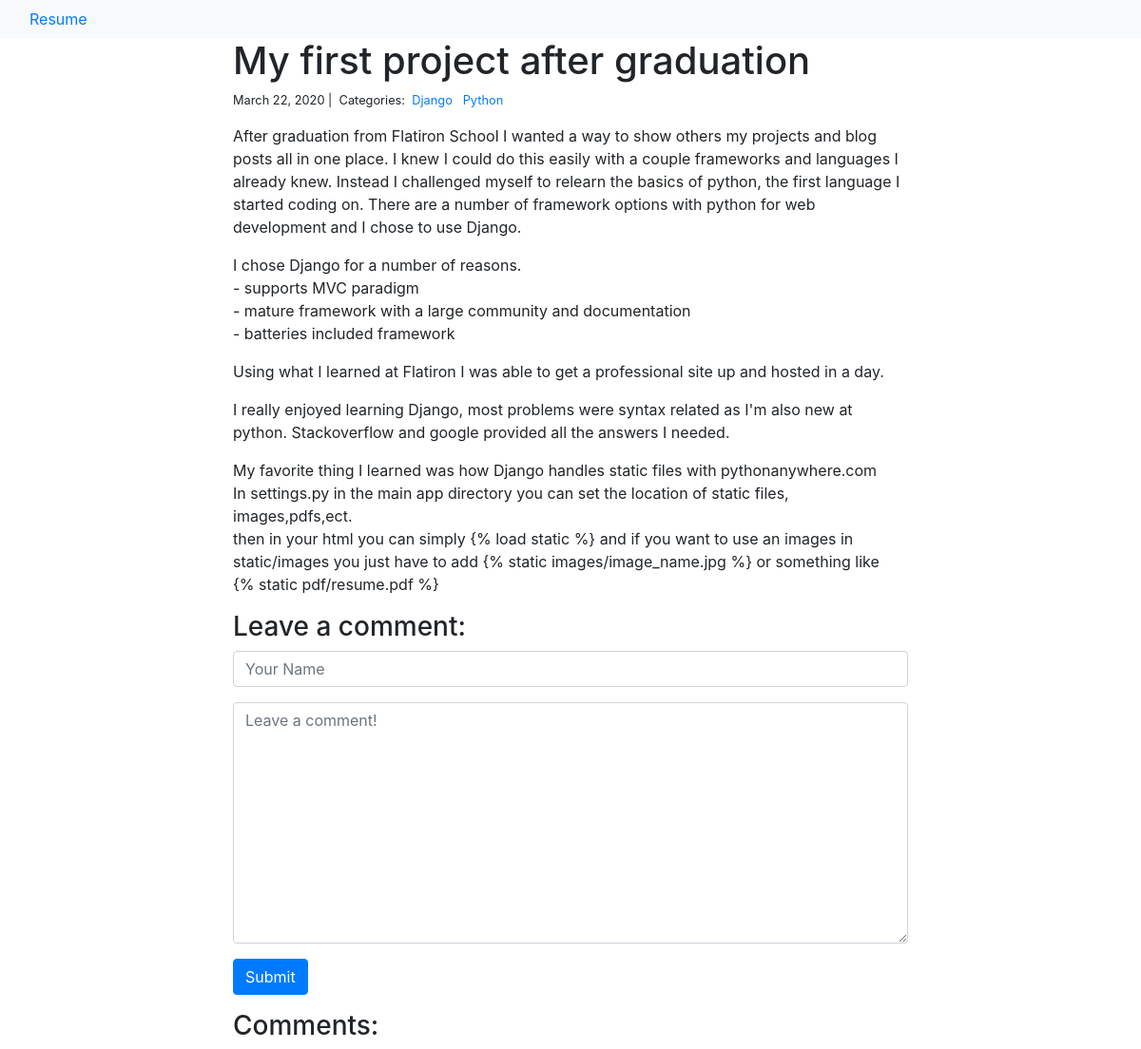
Page /blog/6/ on the earlier database version.
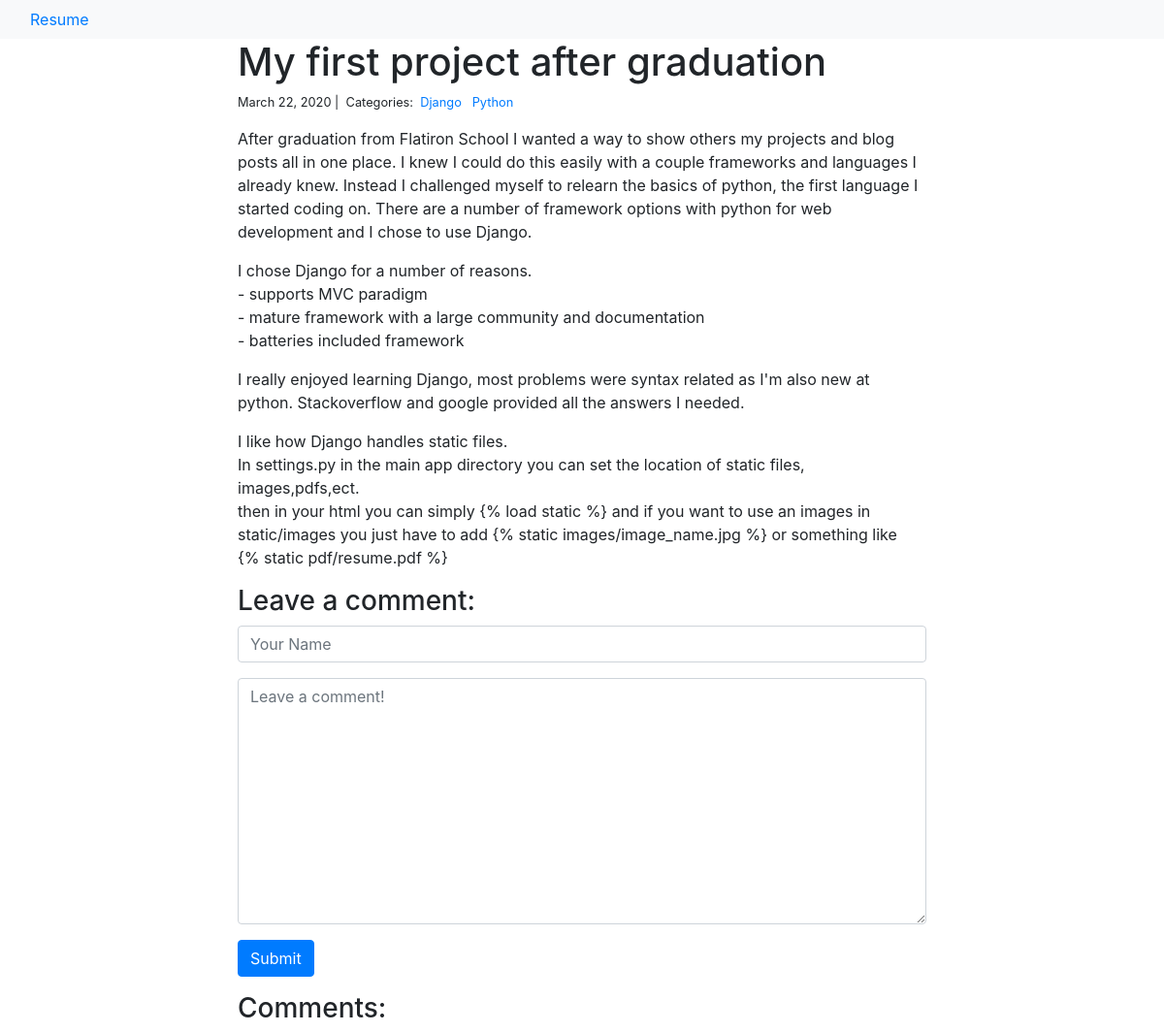
Same page on the later database version.
### blog/models.py (models this page shows)
class Post(models.Model):
    title = models.CharField(max_length=255)
    body = models.TextField()
    created_on = models.DateTimeField(auto_now_add=True)
    last_modified = models.DateTimeField(auto_now=True)
    categories = models.ManyToManyField('Category', related_name='posts')

### blog/views.py (the view, shortened to what this page needs)
# urls.py: path("<int:pk>/", views.blog_detail, name="blog_detail"),
def blog_detail(request, pk):
    post = Post.objects.get(pk=pk)
    form = CommentForm()
    comments = Comment.objects.filter(post=post)
    context = {
        "post": post,
        "comments": comments,
        "form": form,
    }
    return render(request, "blog_detail.html", context)

### blog/forms.py
class CommentForm(forms.Form):
    author = forms.CharField(
        max_length=60,
        widget=forms.TextInput(attrs={
            "class": "form-control",
            "placeholder": "Your Name"
        })
    )
    body = forms.CharField(widget=forms.Textarea(
        attrs={
            "class": "form-control",
            "placeholder": "Leave a comment!"
        })
    )

### blog/templates/blog_detail.html (shortened to what this page needs)
{% extends "base.html" %}
{% block page_content %}
<div class="col-md-8 offset-md-2">
    <h1>{{ post.title }}</h1>
    <small>
        {{ post.created_on.date }} |&nbsp;
        Categories:&nbsp;
        {% for category in post.categories.all %}
        <a href="{% url 'blog_category' category.name %}">
            {{ category.name }}
        </a>&nbsp;
        {% endfor %}
    </small>
    <p>{{ post.body | linebreaks }}</p>
    <h3>Leave a comment:</h3>
    <form action="/blog/{{ post.pk }}/" method="post">
        <div class="form-group">
            {{ form.author }}
        </div>
        <div class="form-group">
            {{ form.body }}
        </div>
        <button type="submit" class="btn btn-primary">Submit</button>
    </form>
    <h3>Comments:</h3>
</div>
{% endblock %}

Differences in the rows shown:
changed Post "My first project after graduation": body "…- batteries included framework Using what I learned at Flatiron I was able to get a professional site up and hosted in a day. I really enjoyed learning Django, most problems were syntax related as I'm also new at python. Stackoverflow and google provided all the answers I needed. My favorite thing I learned was how Django handles static files with pythonanywhere.com In settings.py in the…" → "…- batteries included framework I really enjoyed learning Django, most problems were syntax related as I'm also new at python. Stackoverflow and google provided all the answers I needed. I like how Django handles static files. In settings.py in the…"
